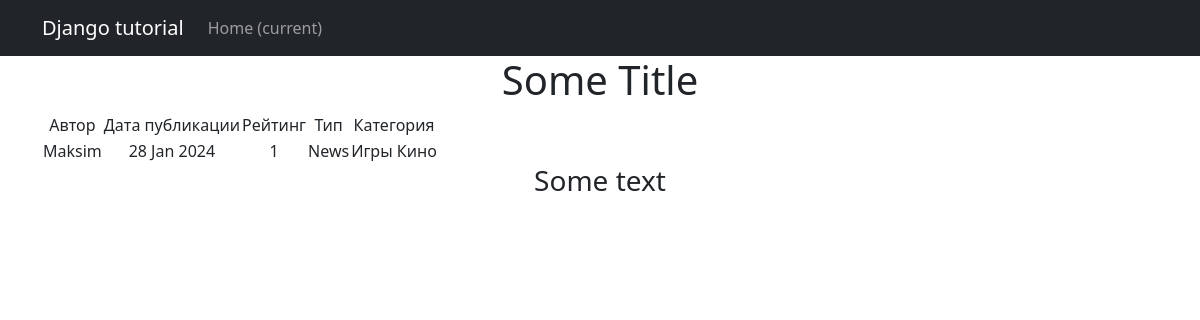
The page /posts/4 on the database its author committed.
### posts/models.py (models this page shows, shortened)
class Post(models.Model):
	news = 'News'
	article = 'Article'
	POST_TYPES = [(news, 'Новость'),
				  (article, 'Статья')]
	author = models.ForeignKey(Author, on_delete=models.CASCADE)
	post_type = models.CharField(max_length=255, choices=POST_TYPES)
	date = models.DateTimeField(auto_now_add=True)
	categories = models.ManyToManyField(Category, through='PostCategory')
	title = models.CharField(max_length=255)
	text = models.TextField()
	rating = models.IntegerField(default=0)

class Author(models.Model):
	user = models.OneToOneField(User, on_delete=models.CASCADE)
	rating = models.IntegerField(default=0)

class Category(models.Model):
	category_name = models.CharField(max_length=255, unique=True)

### posts/views.py (the view)
# urls.py: path('<int:pk>', PostDetail.as_view(), name='posts_detail'),
class PostDetail(DetailView):
	model = Post
	template_name = 'post.html'
	context_object_name = 'post'

### posts/templatetags/custom_filters.py (called while the page is built)
@register.filter()
def censor(text, word):
	if isinstance(text, str):
		if word in text:
			length_censored = '*' * len(word[1:])
			censored_word = word.replace(word[1:], length_censored)
			text = text.replace(word, censored_word)
		return text
	else:
		raise ValueError(f'Неправильный тип данных {type(text)}')

### templates/post.html (shortened to what this page needs)
{% extends 'flatpages/default.html' %}
{% load custom_filters %}
{% block content %}
<h1>{{ post.title }}</h1>
    <table>
        <tr>
            <td>Автор</td>
            <td>Дата публикации</td>
            <td>Рейтинг</td>
            <td>Тип</td>
            <td>Категория</td>
        </tr>
        <tr>
            <td>{{ post.author.user.username }}</td>
            <td>{{ post.date|date:'d M Y' }}</td>
            <td>{{ post.rating }}</td>
            <td>{{ post.post_type }}</td>
            <td>{% for category in post.categories.all %}
                    {{ category.category_name }}
                {% endfor %}
            </td>
        </tr>
    </table>
<h3>{{ post.text|censor:"проблем" }}</h3>
{% endblock content %}

### rows shown on the page
Post: title "Some Title", author.user.username "Maksim", date "28 Jan 2024", rating "1", post_type "News", text|censor "Some text"
Category: category_name "Игры"
Category: category_name "Кино"
